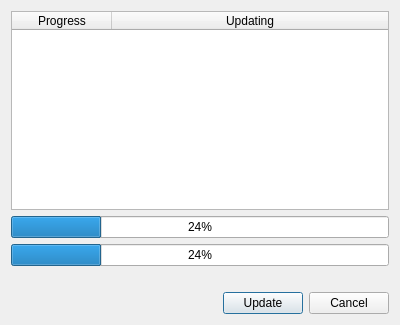
<?xml version="1.0" encoding="UTF-8"?>
<ui version="4.0">
 <class>UpdateDlg</class>
 <widget class="QDialog" name="UpdateDlg">
  <property name="geometry">
   <rect>
    <x>0</x>
    <y>0</y>
    <width>400</width>
    <height>325</height>
   </rect>
  </property>
  <property name="windowTitle">
   <string>Updating</string>
  </property>
  <layout class="QVBoxLayout" name="verticalLayout">
   <item>
    <widget class="QTableWidget" name="tableWidget">
     <property name="editTriggers">
      <set>QAbstractItemView::NoEditTriggers</set>
     </property>
     <attribute name="horizontalHeaderStretchLastSection">
      <bool>true</bool>
     </attribute>
     <attribute name="verticalHeaderVisible">
      <bool>false</bool>
     </attribute>
     <attribute name="verticalHeaderDefaultSectionSize">
      <number>25</number>
     </attribute>
     <column>
      <property name="text">
       <string>Progress</string>
      </property>
     </column>
     <column>
      <property name="text">
       <string>Updating</string>
      </property>
     </column>
    </widget>
   </item>
   <item>
    <widget class="QProgressBar" name="pb1">
     <property name="value">
      <number>24</number>
     </property>
    </widget>
   </item>
   <item>
    <widget class="QProgressBar" name="pb2">
     <property name="value">
      <number>24</number>
     </property>
    </widget>
   </item>
   <item>
    <widget class="QLabel" name="lblInfo">
     <property name="text">
      <string/>
     </property>
    </widget>
   </item>
   <item>
    <layout class="QHBoxLayout" name="horizontalLayout">
     <item>
      <spacer name="horizontalSpacer">
       <property name="orientation">
        <enum>Qt::Horizontal</enum>
       </property>
       <property name="sizeHint" stdset="0">
        <size>
         <width>40</width>
         <height>20</height>
        </size>
       </property>
      </spacer>
     </item>
     <item>
      <widget class="QPushButton" name="btnUpdate">
       <property name="text">
        <string>Update</string>
       </property>
      </widget>
     </item>
     <item>
      <widget class="QPushButton" name="btnCancel">
       <property name="text">
        <string>Cancel</string>
       </property>
      </widget>
     </item>
    </layout>
   </item>
  </layout>
 </widget>
 <resources/>
 <connections>
  <connection>
   <sender>btnCancel</sender>
   <signal>clicked()</signal>
   <receiver>UpdateDlg</receiver>
   <slot>reject()</slot>
   <hints>
    <hint type="sourcelabel">
     <x>352</x>
     <y>278</y>
    </hint>
    <hint type="destinationlabel">
     <x>199</x>
     <y>149</y>
    </hint>
   </hints>
  </connection>
 </connections>
</ui>
